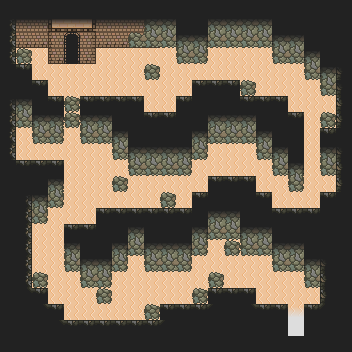

Below is a game level as drawn by its tile map, then a one-line description and the .tmx file that defines it, in full:
An orthogonal 22x22 tile map with 16x16 px tiles, 4 tile layers (Tile Layer 1, Tile Layer 2, Tile Layer 3, Tile Layer 4).

<map version="1.10" tiledversion="1.11.0" orientation="orthogonal" renderorder="right-down" width="22" height="22" tilewidth="16" tileheight="16" infinite="0" nextlayerid="5" nextobjectid="1">
 <tileset firstgid="1" source="desert_tomb_v2.tsx" />
 <layer id="1" name="Tile Layer 1" width="22" height="22">
  <data encoding="csv">
22,22,22,22,22,22,22,22,22,22,22,22,22,22,22,22,22,22,22,22,22,22,
22,18,18,25,26,27,18,18,62,62,18,18,18,18,18,18,18,18,18,18,18,22,
22,18,18,18,18,18,18,18,74,74,18,22,22,18,18,18,18,22,18,18,18,22,
22,18,18,18,18,18,18,18,18,18,18,18,18,18,18,18,18,18,18,22,18,22,
22,18,18,18,18,18,18,18,18,18,18,18,18,18,18,18,18,18,18,18,22,22,
22,18,18,18,18,18,18,18,18,18,18,18,18,18,18,18,18,18,18,18,18,22,
22,18,18,18,18,18,18,18,18,18,18,18,18,18,18,18,18,18,18,18,18,22,
22,18,22,18,18,18,18,18,18,18,18,18,18,18,18,18,18,18,18,18,18,22,
22,18,18,18,18,18,18,22,18,18,18,18,22,18,18,18,22,18,18,18,18,22,
22,18,18,18,18,18,18,18,22,18,18,22,18,18,18,18,18,22,18,18,18,22,
22,18,18,18,18,18,18,18,18,18,18,18,18,18,18,18,18,18,22,18,18,22,
22,18,18,18,18,18,18,18,18,18,18,18,18,18,18,18,18,18,18,18,18,22,
22,18,22,18,18,18,18,18,18,18,18,18,18,18,18,18,18,18,18,18,18,22,
22,18,18,18,18,18,18,18,18,18,18,18,18,18,18,18,18,18,18,18,18,22,
22,18,18,18,18,18,18,18,18,18,18,18,22,18,18,22,18,18,18,18,18,22,
22,18,18,18,18,18,18,22,18,22,18,22,18,18,18,18,18,22,18,18,18,22,
22,18,18,18,18,22,22,18,18,18,18,18,18,18,18,18,18,18,18,22,18,22,
22,18,18,18,18,18,18,18,18,18,18,18,18,18,18,18,18,18,18,18,18,22,
22,18,18,18,18,18,18,18,18,18,18,18,18,18,18,18,18,18,18,18,18,22,
22,18,18,18,18,18,18,18,18,18,18,18,18,18,18,18,18,18,18,18,18,22,
22,18,18,18,18,18,18,18,18,18,18,18,18,18,18,18,18,18,103,18,18,22,
22,22,22,22,22,22,22,22,22,22,22,22,22,22,22,22,22,22,22,22,22,22
</data>
 </layer>
 <layer id="2" name="Tile Layer 2" width="22" height="22">
  <data encoding="csv">
0,0,0,0,0,0,0,0,0,0,0,0,0,0,0,0,0,0,0,0,0,0,
0,62,62,23,0,21,62,62,0,65,66,22,22,66,66,66,66,22,22,22,22,0,
0,74,74,61,62,63,74,74,89,78,78,65,67,78,78,78,78,65,66,22,22,0,
0,92,0,73,74,75,0,0,0,0,0,77,79,0,0,0,0,77,78,65,22,0,
0,22,0,0,0,0,0,0,0,92,0,0,0,0,0,0,0,0,0,77,65,0,
0,22,22,0,0,0,0,0,0,0,0,0,22,22,22,92,0,0,0,0,77,71,
0,66,22,22,92,22,22,22,22,0,0,22,22,22,22,22,22,22,0,0,0,71,
0,78,65,67,92,65,66,22,22,22,22,22,22,66,66,66,22,22,22,0,92,71,
0,0,77,79,0,77,78,65,22,22,22,22,67,78,78,78,65,22,22,0,22,0,
0,0,0,0,0,0,0,77,65,66,66,67,79,0,0,0,77,65,22,0,65,0,
0,22,22,22,0,0,0,0,77,78,78,79,0,0,0,0,0,77,68,0,77,71,
0,22,22,67,0,0,0,92,0,0,0,0,0,22,22,22,0,0,80,0,0,71,
0,22,67,79,0,0,0,0,0,0,92,0,22,22,22,22,22,0,0,0,22,0,
0,22,79,0,0,0,22,22,22,22,22,22,22,66,66,22,22,22,22,22,22,0,
0,22,0,0,22,22,22,22,66,22,22,22,67,78,78,65,66,22,22,22,22,0,
0,22,0,0,65,22,22,67,78,65,66,67,79,0,92,77,78,65,66,22,22,0,
0,22,0,0,77,65,67,79,0,77,78,79,0,0,0,0,0,77,78,65,22,0,
0,22,92,0,0,77,79,0,0,0,0,0,0,92,0,0,0,0,0,77,22,0,
0,22,22,0,0,0,92,0,0,0,0,0,92,22,22,22,0,0,0,0,22,0,
0,22,22,22,0,0,0,0,0,92,22,22,22,22,22,22,22,22,116,22,22,0,
0,22,22,22,22,22,22,22,22,22,22,22,22,22,22,22,22,22,0,22,22,0,
0,0,0,0,0,0,0,0,0,0,0,0,0,0,0,0,0,0,0,0,0,0
</data>
 </layer>
 <layer id="3" name="Tile Layer 3" width="22" height="22">
  <data encoding="csv">
22,0,0,0,0,0,0,0,0,0,0,0,0,0,0,0,0,0,0,0,0,0,
69,113,113,10,10,10,113,113,113,113,113,0,0,113,113,113,113,0,0,0,0,0,
69,0,0,0,97,0,0,0,0,0,0,113,113,0,0,0,0,113,113,0,0,0,
69,0,0,0,109,0,0,0,0,0,0,0,0,0,0,0,0,0,0,113,0,0,
0,82,0,0,0,0,0,0,0,0,0,0,0,0,0,0,0,0,0,0,113,71,
0,0,82,0,0,0,0,0,0,0,0,0,82,82,82,0,0,0,0,0,0,0,
69,113,0,82,0,82,82,82,82,0,0,82,0,0,0,82,82,82,0,0,0,0,
69,0,113,113,0,113,113,0,0,82,82,0,0,113,113,113,0,0,82,0,0,0,
69,0,0,0,0,0,0,113,0,0,0,0,113,0,0,0,113,0,0,0,82,0,
69,0,0,0,0,0,0,0,113,113,113,113,0,0,0,0,0,113,0,0,113,71,
0,82,82,82,0,0,0,0,0,0,0,0,0,0,0,0,0,0,113,0,0,0,
0,0,0,113,0,0,0,0,0,0,0,0,0,82,82,82,0,0,0,0,0,0,
0,69,113,0,0,0,0,0,0,0,0,0,82,0,0,0,82,0,0,0,82,0,
0,69,0,0,0,0,82,82,82,82,82,82,0,113,113,0,0,82,82,82,0,0,
0,69,0,0,82,82,0,0,113,0,0,0,113,0,0,113,113,0,0,0,0,0,
0,69,0,0,113,0,0,113,0,113,113,113,0,0,0,0,0,113,113,0,0,0,
0,69,0,0,0,113,113,0,0,0,0,0,0,0,0,0,0,0,0,113,71,0,
0,69,0,0,0,0,0,0,0,0,0,0,0,0,0,0,0,0,0,0,71,0,
0,0,82,0,0,0,0,0,0,0,0,0,0,82,82,82,0,0,0,0,71,0,
0,0,0,82,0,0,0,0,0,0,82,82,82,0,0,0,82,82,0,82,0,0,
0,0,0,0,82,82,82,82,82,82,0,0,0,0,0,0,0,0,0,0,0,0,
0,0,0,0,0,0,0,0,0,0,0,0,0,0,0,0,0,0,0,0,0,0
</data>
 </layer>
 <layer id="4" name="Tile Layer 4" width="22" height="22">
  <data encoding="csv">
0,0,0,0,0,0,0,0,0,0,0,0,0,0,0,0,0,0,0,0,0,0,
113,0,0,113,113,113,0,0,0,0,0,0,0,0,0,0,0,0,0,0,0,0,
0,0,0,0,0,0,0,0,0,0,0,0,0,0,0,0,0,0,0,0,0,0,
0,0,0,0,0,0,0,0,0,0,0,0,0,0,0,0,0,0,0,0,0,0,
0,0,0,0,0,0,0,0,0,0,0,0,0,0,0,0,0,0,0,0,0,113,
0,0,0,0,0,0,0,0,0,0,0,0,0,0,0,0,0,0,0,0,0,113,
113,0,0,0,0,0,0,0,0,0,0,0,0,0,0,0,0,0,0,0,0,0,
0,0,0,0,0,0,0,0,0,0,0,0,0,0,0,0,0,0,0,0,0,0,
0,0,0,0,0,0,0,0,0,0,0,0,0,0,0,0,0,0,0,0,0,0,
0,0,0,0,0,0,0,0,0,0,0,0,0,0,0,0,0,0,0,0,0,113,
0,0,0,0,0,0,0,0,0,0,0,0,0,0,0,0,0,0,0,0,0,0,
0,0,0,0,0,0,0,0,0,0,0,0,0,0,0,0,0,0,0,0,0,0,
0,113,0,0,0,0,0,0,0,0,0,0,0,0,0,0,0,0,0,0,0,0,
0,0,0,0,0,0,0,0,0,0,0,0,0,0,0,0,0,0,0,0,0,0,
0,0,0,0,0,0,0,0,0,0,0,0,0,0,0,0,0,0,0,0,0,0,
0,0,0,0,0,0,0,0,0,0,0,0,0,0,0,0,0,0,0,0,0,0,
0,0,0,0,0,0,0,0,0,0,0,0,0,0,0,0,0,0,0,0,113,0,
0,0,0,0,0,0,0,0,0,0,0,0,0,0,0,0,0,0,0,0,0,0,
0,81,0,0,0,0,0,0,0,0,0,0,0,0,0,0,0,0,0,0,0,0,
0,0,81,0,0,0,0,0,0,0,0,0,0,83,0,81,0,0,0,0,83,0,
0,0,0,81,0,0,0,0,0,0,83,0,0,0,0,0,0,0,0,0,0,0,
0,0,0,0,0,0,0,0,0,0,0,0,0,0,0,0,0,0,0,0,0,0
</data>
 </layer>
</map>